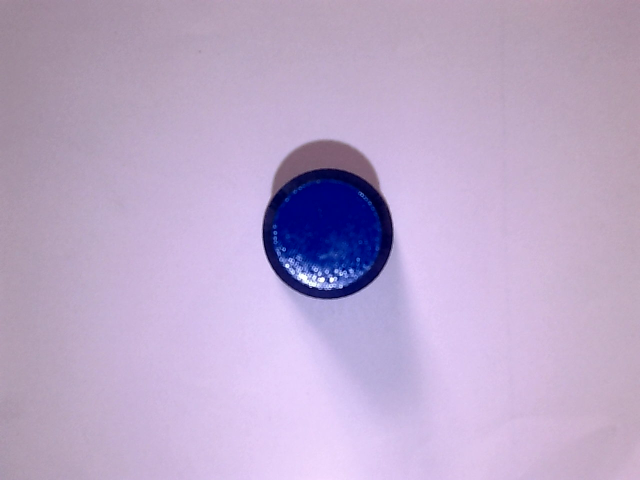
#> input picture 工创赛/evidence/six_color_crosscheck_2026-09-24/inputs/blue-day-e50-g30.png, 1280 x 960 px (shown at 1/2 size)
$ python -i six_color_crosscheck.py   (imports and definitions only)
#> lines starting #> are read from the running program, lines starting #| are printed output that depends on the picture; after the words box and inside, x2 and y2 are one past the last pixel; in counts of white or black regions, pixels touching at a corner belong together
#> further down, picture is the input picture: shape (960, 1280, 3); mean B, G, R 201.8, 168.8, 187.8
"""Exploratory cross-check, not a production detector or acceptance test.

Every rule sees every image without a supplied class. Expected labels are
used only to describe the evaluation rows. Never emits robot commands.
"""
from pathlib import Path
import hashlib
import json
import cv2
import numpy as np

OUT = Path(r'D:\Codex\工创赛\evidence\six_color_crosscheck_2026-09-24')
SRC = Path(r'C:\Users\Tenderness\Pictures')
SAMPLES = [
    ('red-e50-g30.png', 'red', 'night'),
    ('yellow-e50-g30.png', 'yellow', 'night'),
    ('blue-e50-g30.png', 'blue', 'night'),
    ('blue-day-e50-g30.png', 'blue', 'day'),
    ('lightblue-e50-g30.png', 'lightblue', 'day'),
    ('green-day-e50-g30.png', 'green', 'day'),
    ('black-day-e50-g30.png', 'black', 'day'),
    ('empty-day-e50-g30.png', 'empty', 'day'),
]
COLORS = ['red', 'yellow', 'blue', 'green', 'black', 'lightblue']
RANGES = {
    'red': [((0,90,35),(12,255,255)), ((165,90,35),(179,255,255))],
    'yellow': [((18,90,35),(38,255,255))],
    'blue': [((100,100,35),(135,255,255))],
    'green': [((35,60,35),(85,255,255))],
    'lightblue': [((90,25,100),(115,180,255))],
}

def candidates(image):
    hsv = cv2.cvtColor(image, cv2.COLOR_BGR2HSV)
#> hsv: shape (960, 1280, 3); mean H, S, V 140.6, 45.7, 202.1
    gray = cv2.cvtColor(image, cv2.COLOR_BGR2GRAY)
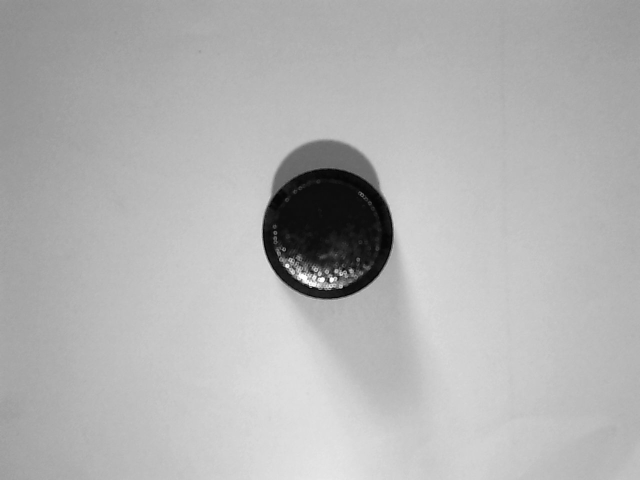
#> gray: shape (960, 1280) (shown at 1/2 size); min 4, max 255, mean 178.3
    output = {}
    for color in COLORS:
        if color == 'black':
            mask = cv2.inRange(gray, 0, 60)
        else:
            mask = np.zeros(gray.shape, np.uint8)
            for low, high in RANGES[color]:
                mask |= cv2.inRange(hsv, low, high)
        mask = cv2.morphologyEx(mask, cv2.MORPH_CLOSE, np.ones((5,5),np.uint8))
        cs, _ = cv2.findContours(mask, cv2.RETR_EXTERNAL, cv2.CHAIN_APPROX_SIMPLE)
        output[color] = [c for c in cs if cv2.contourArea(c) >= 500]
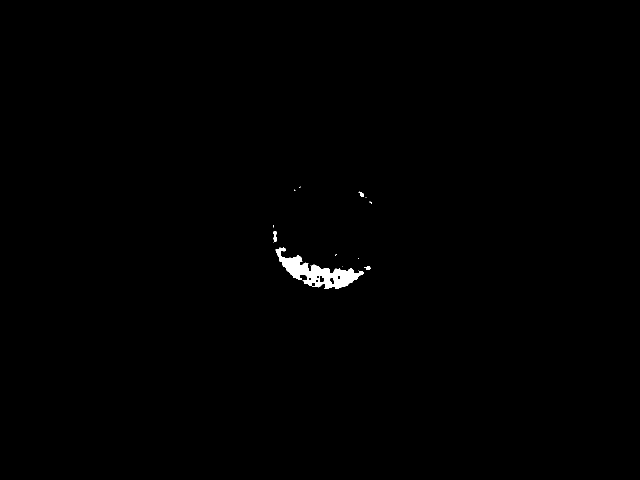
#> mask: shape (960, 1280) (shown at 1/2 size); 0.42% white; 15 white regions (11 under 20 px), largest, box (x1, y1, x2, y2) and area: (551, 495, 727, 578) 4916, (547, 462, 554, 485) 118, (717, 383, 728, 394) 64, (729, 532, 742, 540) 63
#> after the loop, output = 6 items
    return output

# [2 lines not run here, left out]
rows, tiles = [], []
# [21 lines not run here, left out]
# [1 line that did not run here, left out]
# [1 line that did not run here, left out]
# [3 lines not run here, left out]
report = dict(scope='Development samples only; no accuracy claim. Independent rule hits are NOT object counts.',
              method='All rules applied to every full image; no center crop or expected-color input.',
              ranges_hsv=RANGES,black_gray_max=60,min_contour_area=500,
              close_kernel=5,lightblue_rule='New provisional rule; not validated.',samples=rows)
# [1 line not run here, left out]

>>> import cv2
>>> picture = cv2.imread('../evidence/six_color_crosscheck_2026-09-24/inputs/blue-day-e50-g30.png')
>>> result = candidates(picture)
#> result = 6 items
